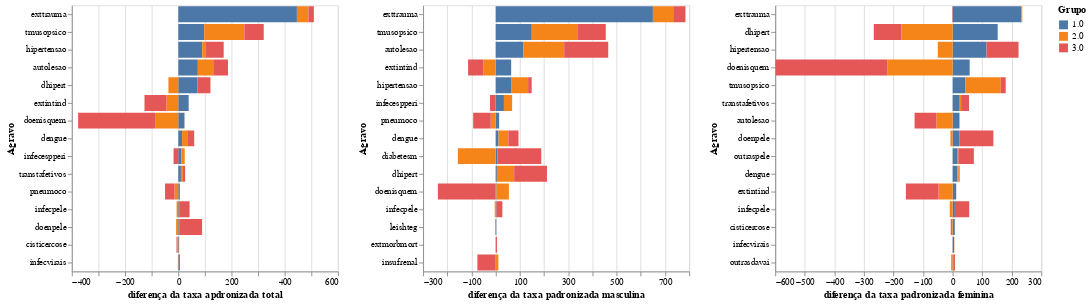

The cell this chart's notebook holds for it:
### Code cell
chart_t = plot_grafico_dif(pop_19, pop_r,
                         'taxa_obitos_esp_total', 
                         "agravos com maior diferença da taxa bruta de óbitos para 2019 - Total",
                        "diferença da taxa apdronizada total")

chart_h = plot_grafico_dif(pop_19, pop_r,
                         'taxa_obitos_esp_homem', 
                         "agravos com maior diferença da taxa bruta de óbitos para 2019 - Total",
                        "diferença da taxa padronizada masculina")

chart_m = plot_grafico_dif(pop_19, pop_r,
                         'taxa_obitos_esp_mulher', 
                         "agravos com maior diferença da taxa bruta de óbitos para 2019 - Total",
                        "diferença da taxa padronizada feminina")

(chart_t | chart_h | chart_m)#.save('tx_pad.png')

### Figure 1 — Vega-Lite specification as saved in the notebook (floating-point values rounded to 4 significant figures)
{"config": {"view": {"continuousWidth": 400, "continuousHeight": 300}}, "hconcat": [{"data": {"name": "data-824642bc402b0e918867cdabd97821e3"}, "mark": "bar", "encoding": {"color": {"type": "nominal", "field": "grupo", "title": "Grupo"}, "tooltip": {"type": "quantitative", "field": "taxa"}, "x": {"type": "quantitative", "field": "taxa", "title": "diferença da taxa apdronizada total"}, "y": {"type": "nominal", "field": "agravo", "sort": null, "title": "Agravo"}}, "selection": {"selector114": {"type": "interval", "bind": "scales", "encodings": ["x", "y"]}}, "width": 300}, {"data": {"name": "data-04d8a4e349d69242a8c55968a915128d"}, "mark": "bar", "encoding": {"color": {"type": "nominal", "field": "grupo", "title": "Grupo"}, "tooltip": {"type": "quantitative", "field": "taxa"}, "x": {"type": "quantitative", "field": "taxa", "title": "diferença da taxa padronizada masculina"}, "y": {"type": "nominal", "field": "agravo", "sort": null, "title": "Agravo"}}, "selection": {"selector115": {"type": "interval", "bind": "scales", "encodings": ["x", "y"]}}, "width": 300}, {"data": {"name": "data-c4ae3a60c3ec28c546961347b8d1d57e"}, "mark": "bar", "encoding": {"color": {"type": "nominal", "field": "grupo", "title": "Grupo"}, "tooltip": {"type": "quantitative", "field": "taxa"}, "x": {"type": "quantitative", "field": "taxa", "title": "diferença da taxa padronizada feminina"}, "y": {"type": "nominal", "field": "agravo", "sort": null, "title": "Agravo"}}, "selection": {"selector116": {"type": "interval", "bind": "scales", "encodings": ["x", "y"]}}, "width": 300}], "$schema": "https://vega.github.io/schema/vega-lite/v4.8.1.json", "datasets": {"data-824642bc402b0e918867cdabd97821e3": [{"agravo": "exttrauma", "grupo": "1.0", "taxa": 445.8}, {"agravo": "exttrauma", "grupo": "2.0", "taxa": 43.41}, {"agravo": "exttrauma", "grupo": "3.0", "taxa": 20.22}, {"agravo": "tmusopsico", "grupo": "1.0", "taxa": 97.51}, {"agravo": "tmusopsico", "grupo": "2.0", "taxa": 150.7}, {"agravo": "tmusopsico", "grupo": "3.0", "taxa": 72.86}, {"agravo": "hipertensao", "grupo": "1.0", "taxa": 89.92}, {"agravo": "hipertensao", "grupo": "2.0", "taxa": 12.57}, {"agravo": "hipertensao", "grupo": "3.0", "taxa": 68.13}, {"agravo": "autolesao", "grupo": "1.0", "taxa": 73.49}, {"agravo": "autolesao", "grupo": "2.0", "taxa": 57.92}, {"agravo": "autolesao", "grupo": "3.0", "taxa": 55.24}, {"agravo": "dhipert", "grupo": "1.0", "taxa": 71.34}, {"agravo": "dhipert", "grupo": "2.0", "taxa": -37.09}, {"agravo": "dhipert", "grupo": "3.0", "taxa": 49.58}, {"agravo": "extintind", "grupo": "1.0", "taxa": 39.05}, {"agravo": "extintind", "grupo": "2.0", "taxa": -44.61}, {"agravo": "extintind", "grupo": "3.0", "taxa": -82.36}, {"agravo": "doenisquem", "grupo": "1.0", "taxa": 23.29}, {"agravo": "doenisquem", "grupo": "2.0", "taxa": -84.93}, {"agravo": "doenisquem", "grupo": "3.0", "taxa": -291.4}, {"agravo": "dengue", "grupo": "1.0", "taxa": 14.19}, {"agravo": "dengue", "grupo": "2.0", "taxa": 22.15}, {"agravo": "dengue", "grupo": "3.0", "taxa": 23.43}, {"agravo": "infecespperi", "grupo": "1.0", "taxa": 11.39}, {"agravo": "infecespperi", "grupo": "2.0", "taxa": 12.9}, {"agravo": "infecespperi", "grupo": "3.0", "taxa": -17.72}, {"agravo": "transtafetivos", "grupo": "1.0", "taxa": 9.893}, {"agravo": "transtafetivos", "grupo": "2.0", "taxa": 7.482}, {"agravo": "transtafetivos", "grupo": "3.0", "taxa": 8.371}, {"agravo": "pneumoco", "grupo": "1.0", "taxa": 5.912}, {"agravo": "pneumoco", "grupo": "2.0", "taxa": -14.18}, {"agravo": "pneumoco", "grupo": "3.0", "taxa": -35.58}, {"agravo": "infecpele", "grupo": "1.0", "taxa": 5.369}, {"agravo": "infecpele", "grupo": "2.0", "taxa": -6.423}, {"agravo": "infecpele", "grupo": "3.0", "taxa": 37.06}, {"agravo": "doenpele", "grupo": "1.0", "taxa": 5.13}, {"agravo": "doenpele", "grupo": "2.0", "taxa": -8.274}, {"agravo": "doenpele", "grupo": "3.0", "taxa": 84.29}, {"agravo": "cisticercose", "grupo": "1.0", "taxa": 3.192}, {"agravo": "cisticercose", "grupo": "2.0", "taxa": -3.795}, {"agravo": "cisticercose", "grupo": "3.0", "taxa": -3.004}, {"agravo": "infecvirais", "grupo": "1.0", "taxa": 2.231}, {"agravo": "infecvirais", "grupo": "2.0", "taxa": -1.56}, {"agravo": "infecvirais", "grupo": "3.0", "taxa": 4.264}], "data-04d8a4e349d69242a8c55968a915128d": [{"agravo": "exttrauma", "grupo": "1.0", "taxa": 650.0}, {"agravo": "exttrauma", "grupo": "2.0", "taxa": 83.99}, {"agravo": "exttrauma", "grupo": "3.0", "taxa": 50.64}, {"agravo": "tmusopsico", "grupo": "1.0", "taxa": 149.2}, {"agravo": "tmusopsico", "grupo": "2.0", "taxa": 191.3}, {"agravo": "tmusopsico", "grupo": "3.0", "taxa": 114.6}, {"agravo": "autolesao", "grupo": "1.0", "taxa": 114.9}, {"agravo": "autolesao", "grupo": "2.0", "taxa": 168.3}, {"agravo": "autolesao", "grupo": "3.0", "taxa": 182.0}, {"agravo": "extintind", "grupo": "1.0", "taxa": 64.06}, {"agravo": "extintind", "grupo": "2.0", "taxa": -50.27}, {"agravo": "extintind", "grupo": "3.0", "taxa": -63.73}, {"agravo": "hipertensao", "grupo": "1.0", "taxa": 63.75}, {"agravo": "hipertensao", "grupo": "2.0", "taxa": 70.44}, {"agravo": "hipertensao", "grupo": "3.0", "taxa": 14.61}, {"agravo": "infecespperi", "grupo": "1.0", "taxa": 34.19}, {"agravo": "infecespperi", "grupo": "2.0", "taxa": 33.81}, {"agravo": "infecespperi", "grupo": "3.0", "taxa": -23.33}, {"agravo": "pneumoco", "grupo": "1.0", "taxa": 14.34}, {"agravo": "pneumoco", "grupo": "2.0", "taxa": -20.32}, {"agravo": "pneumoco", "grupo": "3.0", "taxa": -72.72}, {"agravo": "dengue", "grupo": "1.0", "taxa": 11.87}, {"agravo": "dengue", "grupo": "2.0", "taxa": 40.48}, {"agravo": "dengue", "grupo": "3.0", "taxa": 41.96}, {"agravo": "diabetesm", "grupo": "1.0", "taxa": 6.563}, {"agravo": "diabetesm", "grupo": "2.0", "taxa": -156.3}, {"agravo": "diabetesm", "grupo": "3.0", "taxa": 182.0}, {"agravo": "dhipert", "grupo": "1.0", "taxa": 4.916}, {"agravo": "dhipert", "grupo": "2.0", "taxa": 71.51}, {"agravo": "dhipert", "grupo": "3.0", "taxa": 135.6}, {"agravo": "doenisquem", "grupo": "1.0", "taxa": 3.127}, {"agravo": "doenisquem", "grupo": "2.0", "taxa": 51.45}, {"agravo": "doenisquem", "grupo": "3.0", "taxa": -238.9}, {"agravo": "infecpele", "grupo": "1.0", "taxa": 3.115}, {"agravo": "infecpele", "grupo": "2.0", "taxa": -3.926}, {"agravo": "infecpele", "grupo": "3.0", "taxa": 24.58}, {"agravo": "leishteg", "grupo": "1.0", "taxa": 2.617}, {"agravo": "leishteg", "grupo": "2.0", "taxa": -0.1395}, {"agravo": "leishteg", "grupo": "3.0", "taxa": -1.895}, {"agravo": "extmorbmort", "grupo": "1.0", "taxa": 1.43}, {"agravo": "extmorbmort", "grupo": "2.0", "taxa": 0.1395}, {"agravo": "extmorbmort", "grupo": "3.0", "taxa": 4.191}, {"agravo": "insufrenal", "grupo": "1.0", "taxa": 0.2392}, {"agravo": "insufrenal", "grupo": "2.0", "taxa": 10.94}, {"agravo": "insufrenal", "grupo": "3.0", "taxa": -75.52}], "data-c4ae3a60c3ec28c546961347b8d1d57e": [{"agravo": "exttrauma", "grupo": "1.0", "taxa": 232.2}, {"agravo": "exttrauma", "grupo": "2.0", "taxa": 3.345}, {"agravo": "exttrauma", "grupo": "3.0", "taxa": -1.48}, {"agravo": "dhipert", "grupo": "1.0", "taxa": 152.4}, {"agravo": "dhipert", "grupo": "2.0", "taxa": -173.4}, {"agravo": "dhipert", "grupo": "3.0", "taxa": -93.34}, {"agravo": "hipertensao", "grupo": "1.0", "taxa": 114.5}, {"agravo": "hipertensao", "grupo": "2.0", "taxa": -50.19}, {"agravo": "hipertensao", "grupo": "3.0", "taxa": 108.3}, {"agravo": "doenisquem", "grupo": "1.0", "taxa": 57.65}, {"agravo": "doenisquem", "grupo": "2.0", "taxa": -220.3}, {"agravo": "doenisquem", "grupo": "3.0", "taxa": -378.5}, {"agravo": "tmusopsico", "grupo": "1.0", "taxa": 43.65}, {"agravo": "tmusopsico", "grupo": "2.0", "taxa": 119.1}, {"agravo": "tmusopsico", "grupo": "3.0", "taxa": 16.7}, {"agravo": "transtafetivos", "grupo": "1.0", "taxa": 23.94}, {"agravo": "transtafetivos", "grupo": "2.0", "taxa": 4.739}, {"agravo": "transtafetivos", "grupo": "3.0", "taxa": 26.75}, {"agravo": "autolesao", "grupo": "1.0", "taxa": 23.18}, {"agravo": "autolesao", "grupo": "2.0", "taxa": -54.85}, {"agravo": "autolesao", "grupo": "3.0", "taxa": -73.94}, {"agravo": "doenpele", "grupo": "1.0", "taxa": 22.55}, {"agravo": "doenpele", "grupo": "2.0", "taxa": -7.573}, {"agravo": "doenpele", "grupo": "3.0", "taxa": 115.2}, {"agravo": "outraspele", "grupo": "1.0", "taxa": 17.02}, {"agravo": "outraspele", "grupo": "2.0", "taxa": 2.092}, {"agravo": "outraspele", "grupo": "3.0", "taxa": 52.69}, {"agravo": "dengue", "grupo": "1.0", "taxa": 16.49}, {"agravo": "dengue", "grupo": "2.0", "taxa": 4.176}, {"agravo": "dengue", "grupo": "3.0", "taxa": 3.005}, {"agravo": "extintind", "grupo": "1.0", "taxa": 12.06}, {"agravo": "extintind", "grupo": "2.0", "taxa": -47.9}, {"agravo": "extintind", "grupo": "3.0", "taxa": -110.1}, {"agravo": "infecpele", "grupo": "1.0", "taxa": 7.708}, {"agravo": "infecpele", "grupo": "2.0", "taxa": -9.847}, {"agravo": "infecpele", "grupo": "3.0", "taxa": 48.36}, {"agravo": "cisticercose", "grupo": "1.0", "taxa": 7.199}, {"agravo": "cisticercose", "grupo": "2.0", "taxa": -2.277}, {"agravo": "cisticercose", "grupo": "3.0", "taxa": -4.024}, {"agravo": "infecvirais", "grupo": "1.0", "taxa": 5.02}, {"agravo": "infecvirais", "grupo": "2.0", "taxa": 0.8768}, {"agravo": "infecvirais", "grupo": "3.0", "taxa": -0.3021}, {"agravo": "outrasdavai", "grupo": "1.0", "taxa": 2.788}, {"agravo": "outrasdavai", "grupo": "2.0", "taxa": -4.97}, {"agravo": "outrasdavai", "grupo": "3.0", "taxa": 5.045}]}}
